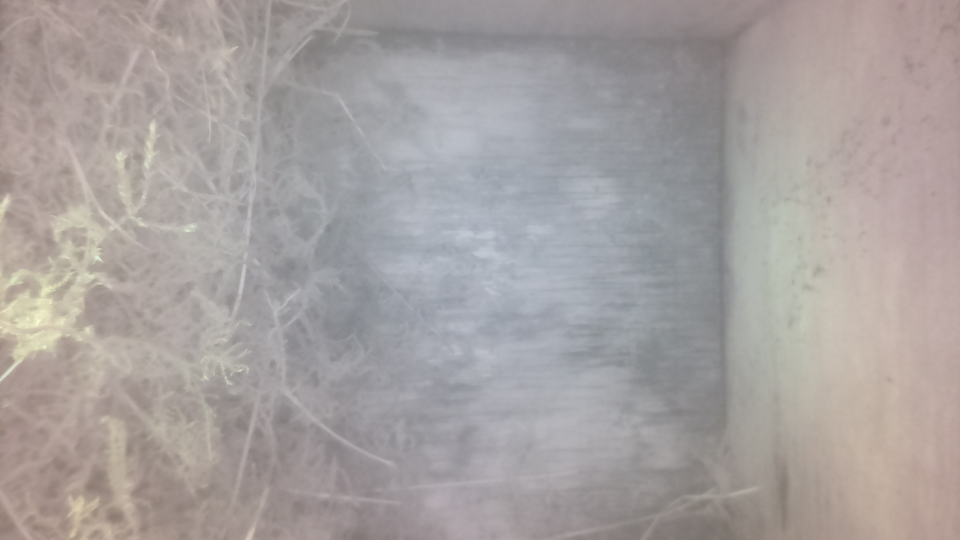
#> input picture process-images/nest-in-progress/baseline.jpg, 1920 x 1080 px (shown at 1/2 size); the run also reads 2 pictures not shown here
$ python evaluate_methods.py
#> lines starting #> are read from the running program, lines starting #| are printed output that depends on the picture; after the words box and inside, x2 and y2 are one past the last pixel; in counts of white or black regions, pixels touching at a corner belong together; pictures that were not available may be replaced by others from this repository, and a replacement may not be noted
import cv2
import os
import numpy as np

BIRDS_DIR = 'birds/'
NO_BIRDS_DIR = 'no-birds/'
BASELINE_PATH = 'baseline.jpg'

def evaluate_method(method_name, detection_func, files_bird, files_empty):
    tp, fn, tn, fp = 0, 0, 0, 0

    for f in files_bird:
        if detection_func(f):
            tp += 1
        else:
            fn += 1

    for f in files_empty:
        if not detection_func(f):
            tn += 1
        else:
            fp += 1

    total = tp + fn + tn + fp
    accuracy = (tp + tn) / total * 100 if total > 0 else 0

    print(f"\n--- {method_name} ---")
    print(f"Accuracy: {accuracy:.1f}%")
    print(f"True Positives (Birds correctly found): {tp}/{len(files_bird)}")
    print(f"True Negatives (Empty correctly found): {tn}/{len(files_empty)}")
    print(f"False Negatives (Missed birds): {fn}")
    print(f"False Positives (False alarms): {fp}")


def main():
    bird_files = [os.path.join(BIRDS_DIR, f) for f in os.listdir(BIRDS_DIR) if f.lower().endswith('.jpg')]
    empty_files = [os.path.join(NO_BIRDS_DIR, f) for f in os.listdir(NO_BIRDS_DIR) if f.lower().endswith('.jpg')]

    baseline_img = cv2.imread(BASELINE_PATH, cv2.IMREAD_GRAYSCALE)
#> baseline_img: shape (1080, 1920); min 110, max 250, mean 162.2
    if baseline_img is None:
         print("Missing baseline.jpg")
         return
    baseline_blur = cv2.GaussianBlur(baseline_img, (21, 21), 0)

    # METHOD 1: Simple Brightness Threshold (158)
    def method_brightness(file_path):
        img_gray = cv2.imread(file_path, cv2.IMREAD_GRAYSCALE)
        return np.mean(img_gray) < 158.5

    # METHOD 2: AbsDiff (Our previous static baseline logic)
    def method_absdiff(file_path, threshold, min_area):
        img_gray = cv2.imread(file_path, cv2.IMREAD_GRAYSCALE)
        working_gray = cv2.GaussianBlur(img_gray, (21, 21), 0)
        frame_delta = cv2.absdiff(baseline_blur, working_gray)
        thresh = cv2.threshold(frame_delta, threshold, 255, cv2.THRESH_BINARY)[1]
        thresh = cv2.dilate(thresh, None, iterations=2)
        contours, _ = cv2.findContours(thresh.copy(), cv2.RETR_EXTERNAL, cv2.CHAIN_APPROX_SIMPLE)
        for c in contours:
            if cv2.contourArea(c) > min_area: return True
        return False

    def method_absdiff_50(f): return method_absdiff(f, 50, 1600)
    def method_absdiff_30(f): return method_absdiff(f, 30, 1600)

    # METHOD 3: Subtract (Only changes that are DARKER than the baseline)
    def method_subtract(file_path, threshold, min_area):
        img_gray = cv2.imread(file_path, cv2.IMREAD_GRAYSCALE)
        working_gray = cv2.GaussianBlur(img_gray, (21, 21), 0)
        # Background - Frame = Positive numbers only where frame is darker than background
        frame_delta = cv2.subtract(baseline_blur, working_gray)
        thresh = cv2.threshold(frame_delta, threshold, 255, cv2.THRESH_BINARY)[1]
        thresh = cv2.dilate(thresh, None, iterations=2)
        contours, _ = cv2.findContours(thresh.copy(), cv2.RETR_EXTERNAL, cv2.CHAIN_APPROX_SIMPLE)
        for c in contours:
            if cv2.contourArea(c) > min_area: return True
        return False

    def method_subtract_30(f): return method_subtract(f, 30, 1600)

    # METHOD 5: Static Subtract Darker Only (Lower Thresh=20, Larger Area=2000)
    def method_subtract_20_2000(file_path):
        return method_subtract(file_path, 20, 2000)

    # METHOD 6: Combined method (Subtract + Global Brightness)
    def method_combined(file_path):
        # Must be generally dark enough AND have a big enough dark change
        return method_brightness(file_path) and method_subtract(file_path, 30, 1600)

    evaluate_method("METHOD 1: Simple Brightness (Mean < 158.5)", method_brightness, bird_files, empty_files)
#> the loop in evaluate_method, `for f in files_bird:` made 4 passes
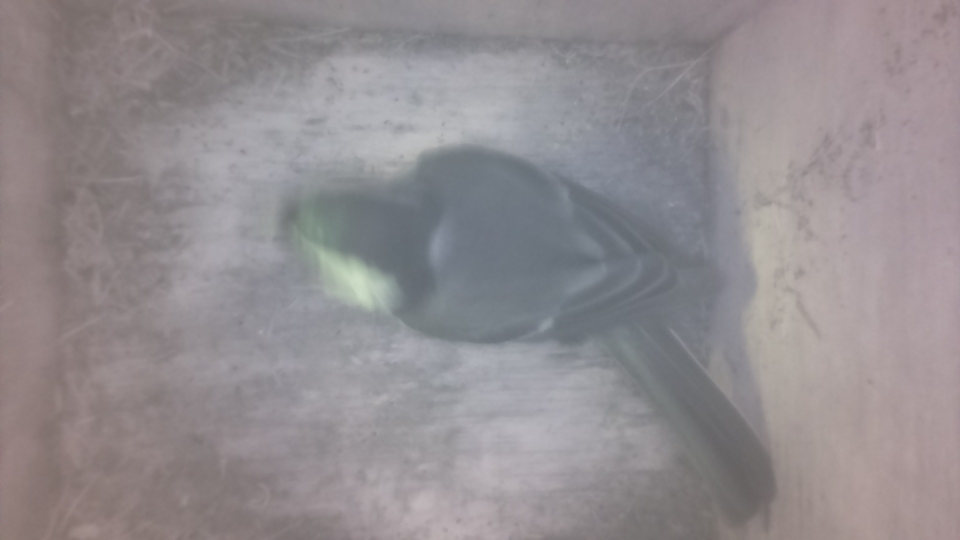
#> input picture process-images/birds/2025-02-15_1439.jpg, 1920 x 1080 px, found by its file name (shown at 1/2 size)
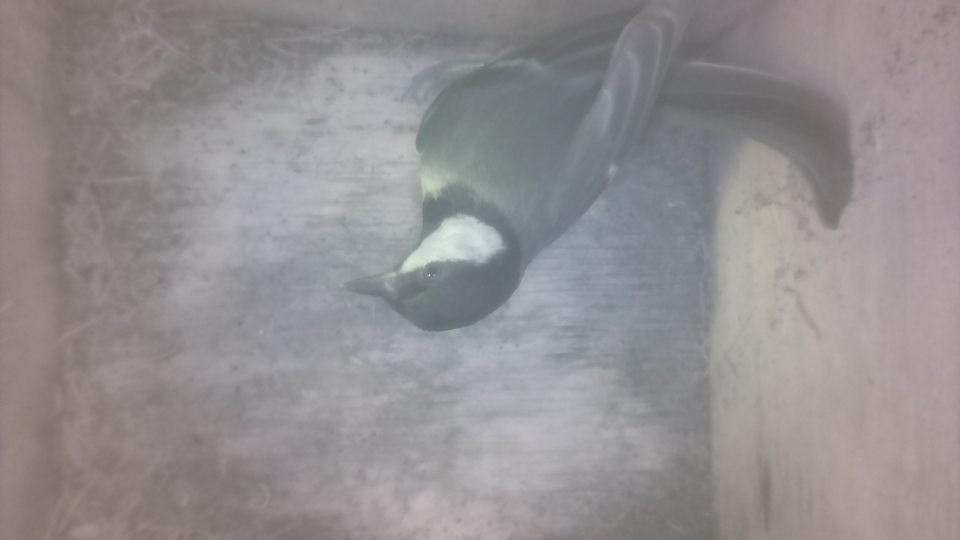
#> input picture process-images/birds/2025-02-15_1440.jpg, 1920 x 1080 px, found by its file name (shown at 1/2 size)
#> after the loop in evaluate_method, `for f in files_bird:`: fn = 0; tp = 4
#> the loop in evaluate_method, `for f in files_empty:` made 1 pass
#> fp on pass 1: 1
#> after the loop in evaluate_method, `for f in files_empty:`: fp = 1; tn = 0
#> in evaluate_method, `total = tp + fn + tn + fp`: total = 5
#> in evaluate_method, `accuracy = (tp + tn) / total * 100 if total > 0 else 0`: accuracy = 80
#| Accuracy: 80.0%
#| True Positives (Birds correctly found): 4/4
#| True Negatives (Empty correctly found): 0/1
#| False Negatives (Missed birds): 0
#| False Positives (False alarms): 1
    evaluate_method("METHOD 2: Static AbsDiff (Thresh=50, Area=1600)", method_absdiff_50, bird_files, empty_files)
#> the loop in evaluate_method (call 2), `for f in files_bird:` made 4 passes
#> pass 1, in method_absdiff, `thresh = cv2.dilate(thresh, None, iterations=2)`:
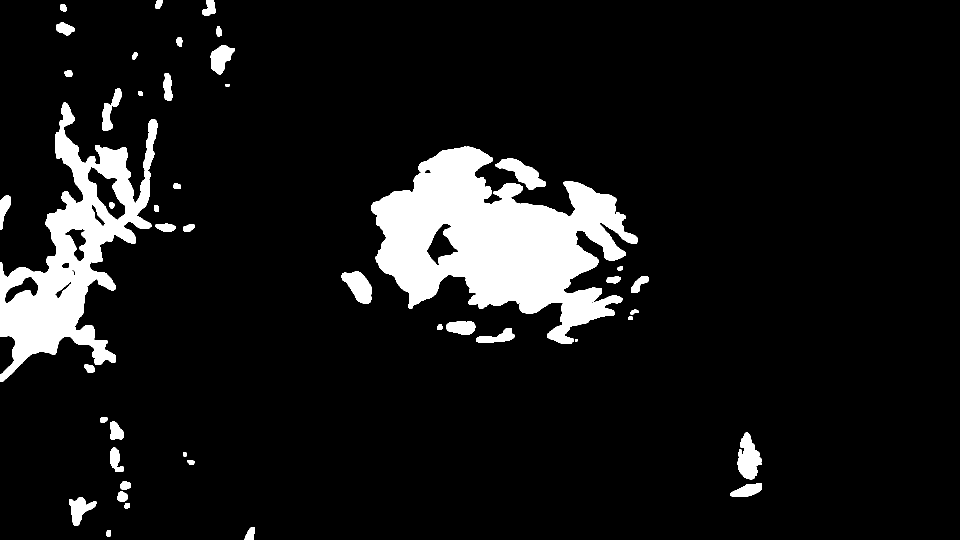
#> thresh: shape (1080, 1920) (shown at 1/2 size); 9.2% white; 46 white regions, largest, box (x1, y1, x2, y2) and area: (742, 293, 1275, 688) 106010, (0, 205, 315, 764) 59083, (1475, 865, 1524, 959) 2864
    evaluate_method("METHOD 3: Static AbsDiff (Lower Thresh=30, Area=1600)", method_absdiff_30, bird_files, empty_files)
    evaluate_method("METHOD 4: Static Subtract Darker Only (Thresh=30, Area=1600)", method_subtract_30, bird_files, empty_files)
#> the loop in evaluate_method (call 4), `for f in files_bird:` made 4 passes
#> pass 1, in method_subtract, `thresh = cv2.dilate(thresh, None, iterations=2)`:
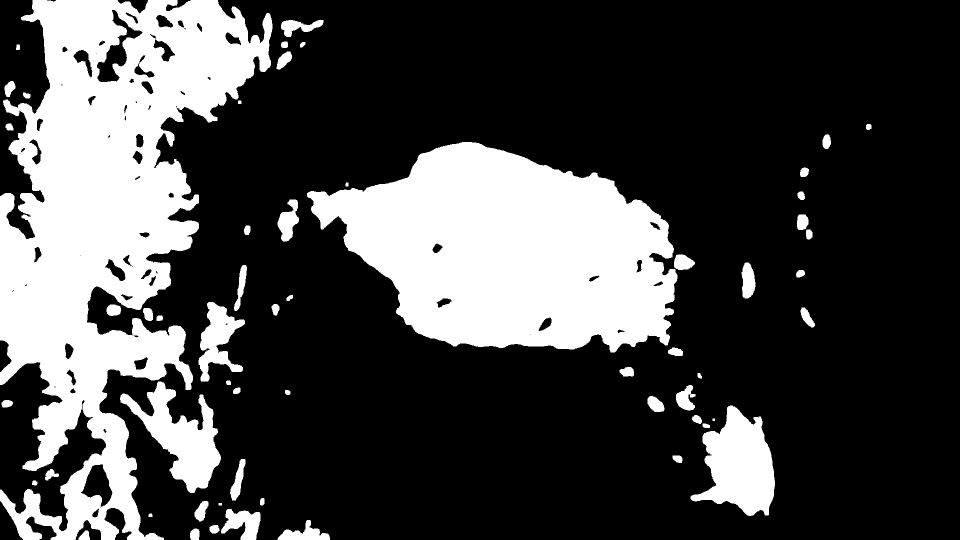
#> thresh: shape (1080, 1920) (shown at 1/2 size); 27.4% white; 58 white regions, largest, box (x1, y1, x2, y2) and area: (0, 0, 545, 1080) 287478, (614, 284, 1355, 705) 207440, (1381, 811, 1550, 1032) 22298
    evaluate_method("METHOD 5: Static Subtract Darker Only (Lower Thresh=20, Larger Area=2000)", method_subtract_20_2000, bird_files, empty_files)
#> the loop in evaluate_method (call 5), `for f in files_bird:` made 4 passes
#> pass 1, in method_subtract (call 6), `thresh = cv2.dilate(thresh, None, iterations=2)`:
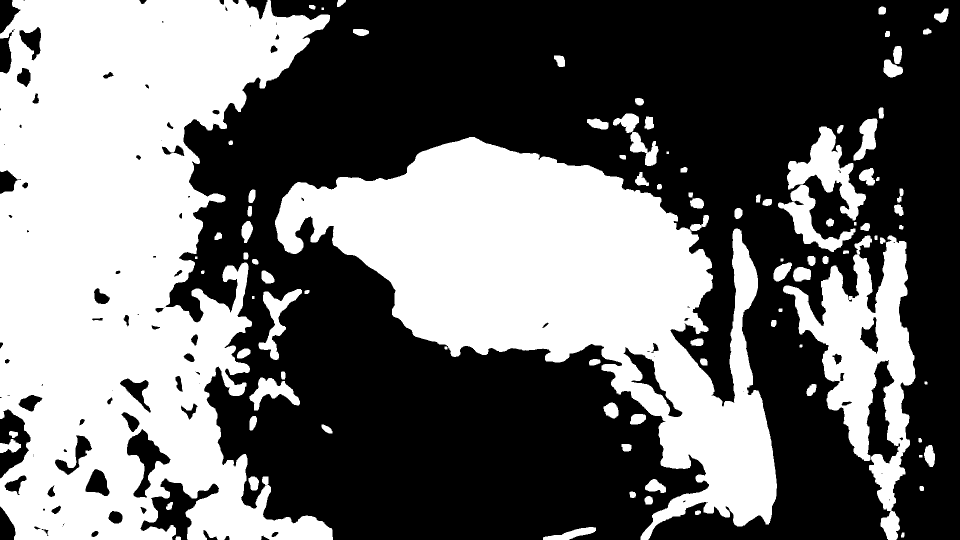
#> thresh: shape (1080, 1920) (shown at 1/2 size); 43.5% white; 96 white regions, largest, box (x1, y1, x2, y2) and area: (0, 0, 666, 1080) 467959, (550, 274, 1554, 1080) 324705, (1566, 471, 1831, 1080) 58400
    evaluate_method("METHOD 6: Combined (Brightness < 158.5 AND Subtract(30,1600))", method_combined, bird_files, empty_files)
#> the loop in evaluate_method (call 6), `for f in files_bird:` made 4 passes
#> pass 2, in method_subtract (call 12), `thresh = cv2.dilate(thresh, None, iterations=2)`:
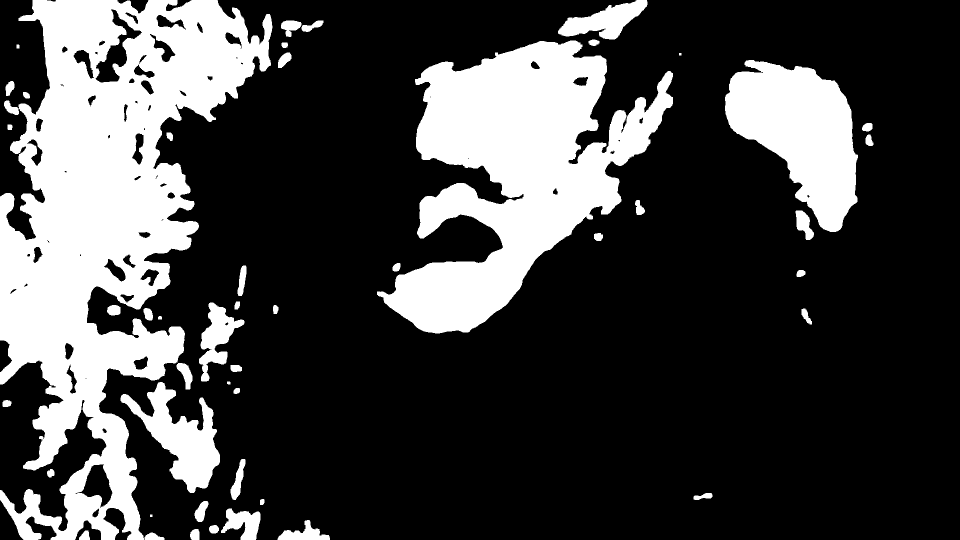
#> thresh: shape (1080, 1920) (shown at 1/2 size); 26.2% white; 49 white regions, largest, box (x1, y1, x2, y2) and area: (0, 0, 545, 1080) 277515, (754, 81, 1346, 667) 163014, (1450, 120, 1716, 464) 53610
#> pass 3, in method_subtract (call 13), `frame_delta = cv2.subtract(baseline_blur, working_gray)`:
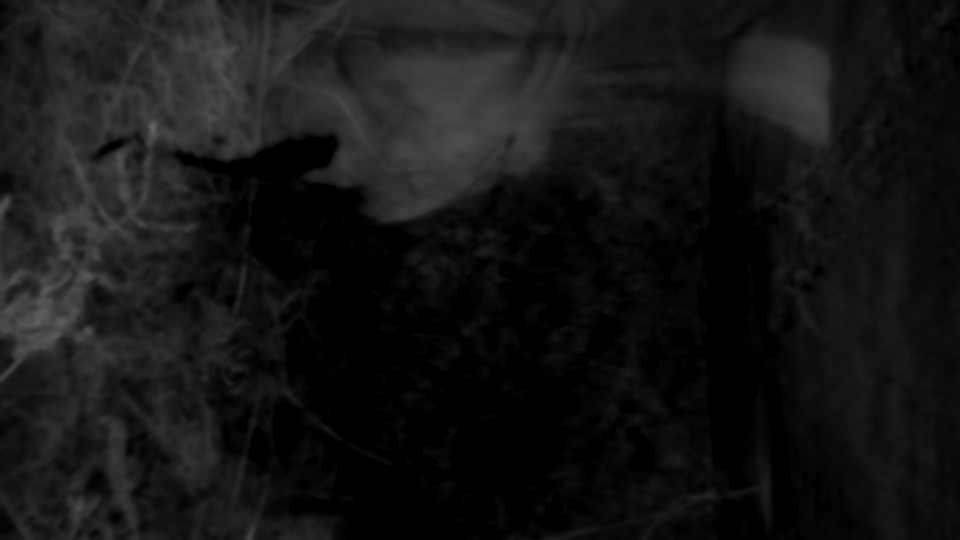
#> frame_delta: shape (1080, 1920) (shown at 1/2 size); min 0, max 102, mean 20.8


if __name__ == "__main__":
    main()
